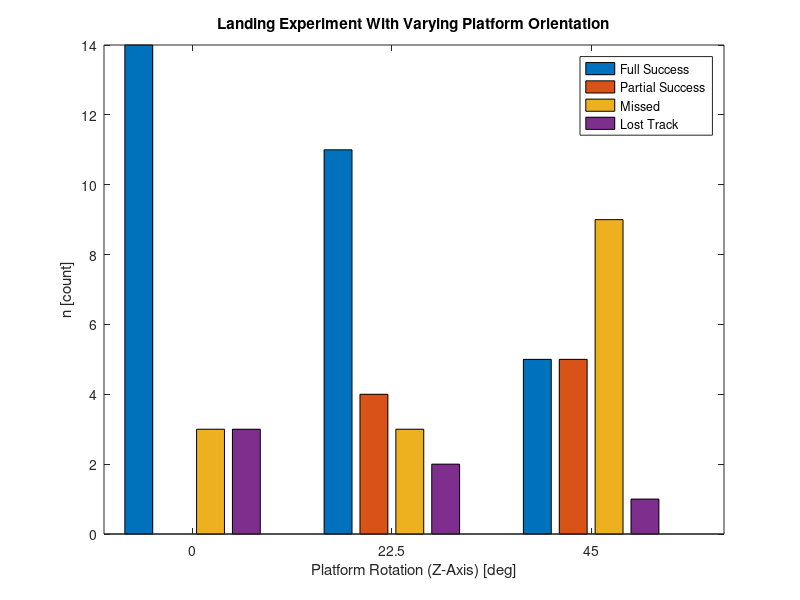

This chart was generated by the following MATLAB code: (Note: this script raises an error after producing the figure.)
% Experiment: Fly a path from a starting point to the landing pad without
% a block attached, and try to land in various orientation.
% Data: [full success, success but wrong orientation, failure, lost track of platform]
% 1. 0 [deg] offset, 45 [deg] offset, 22.5 [deg] offset
x = [0, 22.5, 45];
data = [ 14, 0, 3, 3; 11, 4, 3, 2; 5, 5, 9, 1];

bar(x, data);
legend('Full Success', 'Partial Success', 'Missed', 'Lost Track');
xticks([0, 22.5, 45]);
xlabel("Platform Rotation (Z-Axis) [deg]");
ylabel("n [count]");
title("Landing Experiment With Varying Platform Orientation");
export_fig('graphs/landing_without_block_success.png',...
    '-nocrop', '-transparent', '-png', '-m5');

